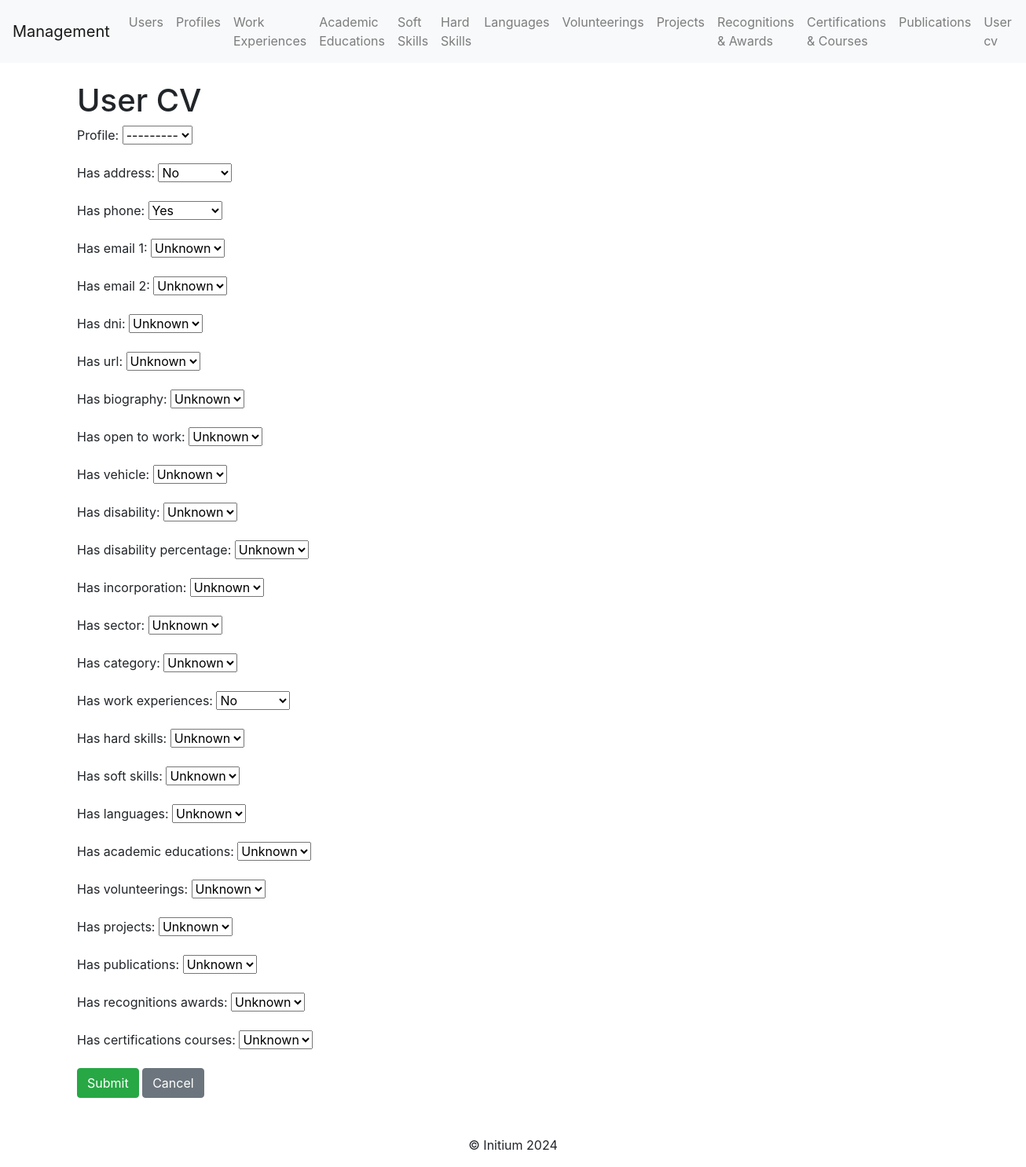
The page /user_cvs/update/1/ on the database its author committed.
### profile_cv/models.py (models this page shows)
class User_cv(models.Model):
    profile = models.ForeignKey("Profile", on_delete=models.CASCADE, blank=True, null=True)  # One-to-one relationship with the User model
    has_address =  models.BooleanField(blank=True, null=True)  # User's address
    has_phone = models.BooleanField(blank=True, null=True)# User's phone number
    has_email_1 = models.BooleanField(blank=True, null=True) # User's primary email
    has_email_2 = models.BooleanField(blank=True, null=True) # Optional secondary email
    has_dni = models.BooleanField(blank=True, null=True)  # Unique DNI of the user
    has_url = models.BooleanField(blank=True, null=True)  # Optional URL of the user
    has_biography = models.BooleanField(blank=True, null=True)  # Optional biography of the user
    has_open_to_work = models.BooleanField(blank=True, null=True)
    has_vehicle = models.BooleanField(blank=False, null=True)
    has_disability = models.BooleanField(blank=True, null=True)
    has_disability_percentage = models.BooleanField(blank=True, null=True)
    has_incorporation = models.BooleanField(blank=True, null=True)  # Incorporation
    has_sector = models.BooleanField(blank=True, null=True)  # Sector
    has_category = models.BooleanField(blank=True, null=True)  # Category
    has_work_experiences = models.BooleanField(blank=True, null=True)
    has_hard_skills = models.BooleanField(blank=True, null=True)
    has_soft_skills = models.BooleanField(blank=True, null=True)
    has_languages = models.BooleanField(blank=True, null=True)
    has_academic_educations = models.BooleanField(blank=True, null=True)
    has_volunteerings = models.BooleanField(blank=True, null=True)
    has_projects = models.BooleanField(blank=True, null=True)
    has_publications = models.BooleanField(blank=True, null=True)
    has_recognitions_awards = models.BooleanField(blank=True, null=True)
    has_certifications_courses = models.BooleanField(blank=True, null=True)

### profile_cv/views.py (the view)
# urls.py: path('user_cvs/update/<int:user_cv_id>/', user_cv_update, name='user_cv_update'),
def user_cv_update(request, user_cv_id):
    user_cv = get_object_or_404(User_cv, id=user_cv_id)
    if request.method == "POST":
        form = UserCvForm(request.POST, instance=user_cv)
        if form.is_valid():
            form.save()
            return redirect("user_cv_list")
    else:
        form = UserCvForm(instance=user_cv)
    return render(request, "user_cv/user_cv_form.html", {"form": form})

### profile_cv/forms.py
class UserCvForm(forms.ModelForm):
    class Meta:
        model = User_cv
        fields = [
            "profile",
            "has_address",
            "has_phone",
            "has_email_1",
            "has_email_2",
            "has_dni",
            "has_url",
            "has_biography",
            "has_open_to_work",
            "has_vehicle",
            "has_disability",
            "has_disability_percentage",
            "has_incorporation",
            "has_sector",
            "has_category",
            "has_work_experiences",
            "has_hard_skills",
            "has_soft_skills",
            "has_languages",
            "has_academic_educations",
            "has_volunteerings",
            "has_projects",
            "has_publications",
            "has_recognitions_awards",
            "has_certifications_courses",
        ]

### profile_cv/templates/user_cv/user_cv_form.html (shortened to what this page needs)
{% extends 'base.html' %}
{% block content %}
<h1>{{ view.action }} User CV</h1>
<form method="post">
    {{ form.as_p }}
    <button class="btn btn-success" type="submit">Submit</button>
    <a class="btn btn-secondary" href="{% url 'user_cv_list' %}">Cancel</a>
</form>
{% endblock %}

### rows shown on the page
User_cv: profile "---------", has_address "No", has_phone "Yes", has_email_1 "Unknown", has_email_2 "Unknown", has_dni "Unknown", has_url "Unknown", has_biography "Unknown", has_open_to_work "Unknown", has_vehicle "Unknown", has_disability "Unknown", has_disability_percentage "Unknown", has_incorporation "Unknown", has_sector "Unknown", has_category "Unknown", has_work_experiences "No", has_hard_skills "Unknown", has_soft_skills "Unknown", has_languages "Unknown", has_academic_educations "Unknown", has_volunteerings "Unknown", has_projects "Unknown", has_publications "Unknown", has_recognitions_awards "Unknown", has_certifications_courses "Unknown"
